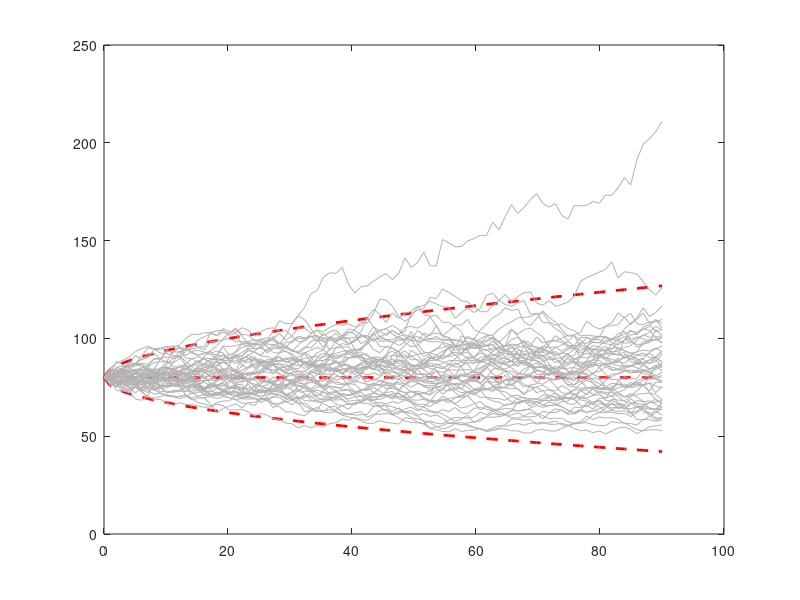

The MATLAB source for this figure:
%% simulate Geometric Brownian Motion, 
%% Example 8.15

% parameters 
G_0 = 80;               % initial price
t = 90;                 % number of days
mu = 0.10;              % drift
sigma = 0.50;           % volatility
N = 50;                % number of trail

% parameter for Brownian Motion
t_B = 1;                % duration of t (in year)
n = 365;                % number of data point (in day)

% coutour of E(G_t) +/- 2 std(G_t)
coutour_pos = zeros(t,1);
coutour_neg = zeros(t,1);

for i=0:1:t-1
    i_year = i/365;
    E_Gt = G_0 * exp(i_year*(mu+sigma^2/2));
    Var_Gt = G_0 ^2 * exp(2*i_year*(mu+sigma^2/2)) * (exp(i_year*sigma^2)-1);
    coutour_pos(i+1) = E_Gt + 2*sqrt(Var_Gt);
    coutour_neg(i+1) = E_Gt - 2*sqrt(Var_Gt);
end



% plot 
x_axis = linspace(0,t,t);
plot(x_axis, coutour_pos, '--r', 'LineWidth',2);
hold on
plot(x_axis, coutour_neg, '--r', 'LineWidth',2);
hold on 
plot(x_axis, G_0*ones(t,1), '--r', 'LineWidth',2);
hold on 
% plot N trial of simulation
for j = 1:1:N
    % simulate standard Brownian Motion
    B = zeros(365,1);     % B(0) = 0
    for i=2:1:n
        x = normrnd(0, sqrt(t_B/n));
        B(i) = B(i-1) + x;
    end
    
    % simulate geometric Brownian Motion
    Gt = zeros(t,1);
    for i=1:1:t
        i_year = i/365;
        Gt(i) = G_0 * exp(mu*i_year + sigma*B(i));
    end
    
    % plot
    plot(x_axis, Gt, 'LineWidth', 0.5, 'Color',[.7 .7 .7])
    %hold on
end

